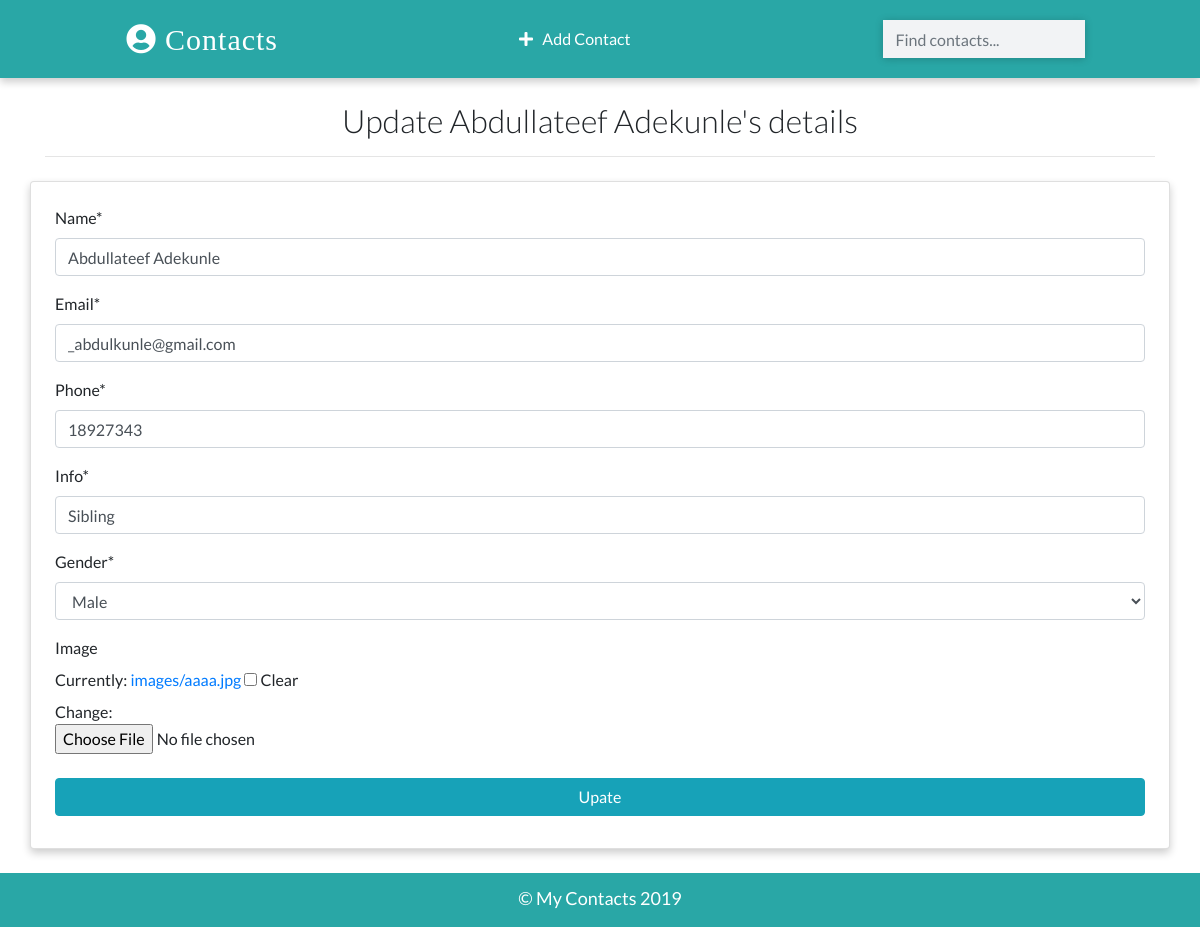
Page /contacts/update/10 on the committed database.
### app/models.py (models this page shows)
class Contact(models.Model):
    name = models.CharField(max_length=100)
    email = models.EmailField(max_length=100)
    phone = models.IntegerField()
    info = models.CharField(max_length=100)
    gender = models.CharField(max_length=100, choices=(
        ('male', 'Male'),
        ('female', 'Female')
    ))
    image = models.ImageField(upload_to='images/', blank=True)
    date_added = models.DateTimeField(default=datetime.now)
    def __str__(self):
        return self.name
    class Meta:
        ordering = ['-id']

### app/views.py (the view, shortened to what this page needs)
# urls.py: path('contacts/update/<int:pk>', views.ContactUpdateView.as_view(), name="update"),
class ContactUpdateView(UpdateView):
    model = Contact
    template_name = 'update.html'
    fields = ['name', 'email', 'phone', 'info', 'gender','image']

### templates/update.html (shortened to what this page needs)
{% extends 'base.html' %}
{% load crispy_forms_tags %}
{% load static %}
{% block content %}
    <div class = "container">
        <h2 class = "heading font-weight-light text-center">Update {{ contact }}'s details</h2>
        <hr>
    </div>
    <div class = "container w-26 card p-4 mt-4">
        <form action="" method="POST" enctype="multipart/form-data">
        {{form|crispy}}
        <input type = "submit" value = "Upate" class = "w-100 text-white text-center my-2 btn btn-info">
        </form>
    </div>
{% endblock content %}

### static/css/main.css (style rules this page uses)
:root { --back: #29a7a6; --girl: #e64298; --boy: #2874dd; }
body { font-family: Lato, sans-serif; }
.card { box-shadow: 0 4px 8px 0 rgba(0, 0, 0, 0.2); transition: 0.3s; min-width: 250px; box-sizing: border-box; }

### rows in the picture
Contact: name "Abdullateef Adekunle", email "_abdulkunle@gmail.com", phone "18927343", info "Sibling", gender "Male"
